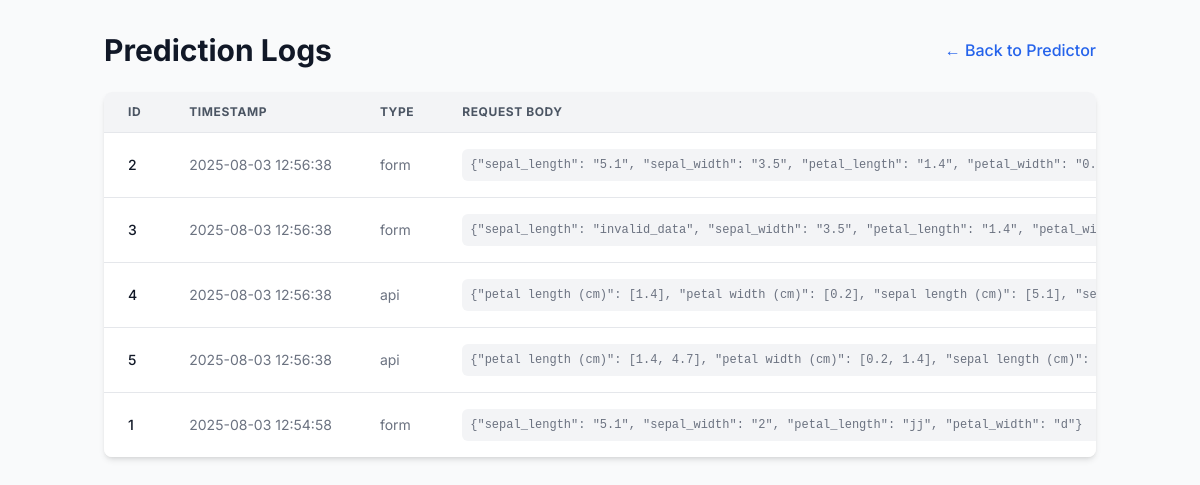
/view_logs, run on an earlier commit of the app's database.
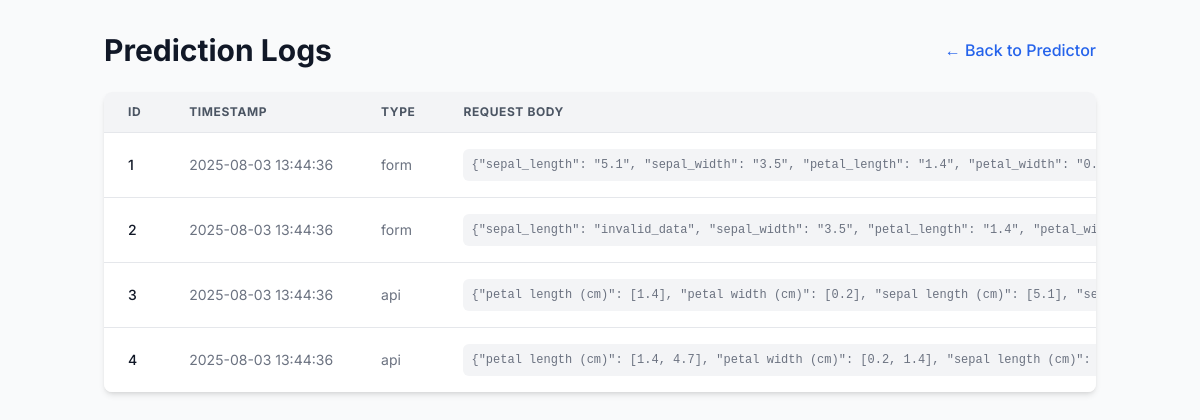
And on a later commit of the database.
### tables this page shows
CREATE TABLE predictions (
  id INTEGER PRIMARY KEY AUTOINCREMENT,
  timestamp DATETIME DEFAULT CURRENT_TIMESTAMP,
  request_type TEXT NOT NULL,
  request_body TEXT NOT NULL,
  prediction_output TEXT NOT NULL,
  status TEXT NOT NULL
);

### app/Iris_predictor.py (the view)
@app.route('/view_logs')
def view_logs_html():
    logs = database.query_logs()
    return render_template('logs.html', logs=logs)

### app/Iris_predictor.py (called while the page is built)
@app.before_request
def before_request_timing():
    g.start_time = time.monotonic()

@app.after_request
def after_request_timing(response):
    if 'start_time' in g:
        duration_ms = (time.monotonic() - g.start_time) * 1000
        response_times.append(duration_ms)
    return response

### app/database.py (called while the page is built)
def get_db():
    if 'db' not in g:
        os.makedirs(DATABASE_FOLDER, exist_ok=True)
        g.db = sqlite3.connect(DATABASE_PATH, detect_types=sqlite3.PARSE_DECLTYPES)
        g.db.row_factory = sqlite3.Row
    return g.db

def query_logs():
    db = get_db()
    logs = db.execute(
        'SELECT id, timestamp, request_type, request_body, prediction_output, status '
        'FROM predictions ORDER BY timestamp DESC'
    ).fetchall()
    return [dict(log) for log in logs]

### app/templates/logs.html (shortened to what this page needs)
<!DOCTYPE html>
<html lang="en">
<head>
    <script src="https://cdn.tailwindcss.com"></script>
</head>
<body class="bg-gray-50 text-gray-800">
    <div class="container mx-auto px-4 py-8">
        <div class="flex justify-between items-center mb-6">
            <h1 class="text-3xl font-bold text-gray-900">Prediction Logs</h1>
            <a href="/" class="text-blue-600 hover:text-blue-800 font-medium transition-colors"> &larr; Back to Predictor</a>
        </div>
        <div class="bg-white shadow-md rounded-lg overflow-hidden">
            <div class="overflow-x-auto">
                <table class="min-w-full divide-y divide-gray-200">
                    <thead class="bg-gray-100">
                        <tr>
                            <th scope="col" class="px-6 py-3 text-left text-xs font-bold text-gray-600 uppercase tracking-wider">ID</th>
                            <th scope="col" class="px-6 py-3 text-left text-xs font-bold text-gray-600 uppercase tracking-wider">Timestamp</th>
                            <th scope="col" class="px-6 py-3 text-left text-xs font-bold text-gray-600 uppercase tracking-wider">Type</th>
                            <th scope="col" class="px-6 py-3 text-left text-xs font-bold text-gray-600 uppercase tracking-wider">Request Body</th>
                        </tr>
                    </thead>
                    <tbody class="bg-white divide-y divide-gray-200">
                        {% for log in logs %}
                        <tr>
                            <td class="px-6 py-4 whitespace-nowrap text-sm font-medium text-gray-900">{{ log.id }}</td>
                            <td class="px-6 py-4 whitespace-nowrap text-sm text-gray-500">{{ log.timestamp }}</td>
                            <td class="px-6 py-4 whitespace-nowrap text-sm text-gray-500">{{ log.request_type }}</td>
                            <td class="px-6 py-4 text-sm text-gray-500"><pre class="bg-gray-100 p-2 rounded-md font-mono text-xs">{{ log.request_body }}</pre></td>
                        </tr>
                        {% endfor %}
                    </tbody>
                </table>
            </div>
        </div>
    </div>
</body>
</html>

### app/templates/logs.html (style rules this page uses)
body { font-family: 'Inter', sans-serif; }

What changed in the data, as far as the page shows it:
removed predictions: id "5", timestamp "2025-08-03 12:56:38", request_type "api", request_body "{\"petal length (cm)\": [1.4, 4.7], \"petal width (cm)\": [0.2, 1.4], \"sepal length (cm)\":…"
changed predictions id 1: timestamp "2025-08-03 12:54:58" → "2025-08-03 13:44:36"; request_body "{\"sepal_length\": \"5.1\", \"sepal_width\": \"2\", \"petal_length\": \"jj\", \"petal_width\": \"d\"}" → "{\"sepal_length\": \"5.1\", \"sepal_width\": \"3.5\", \"petal_length\": \"1.4\", \"petal_width\":…"; moves up the list
changed predictions id 2: timestamp "2025-08-03 12:56:38" → "2025-08-03 13:44:36"; request_body "{\"sepal_length\": \"5.1\", \"sepal_width\": \"3.5\", \"petal_length\": \"1.4\", \"petal_width\":…" → "{\"sepal_length\": \"invalid_data\", \"sepal_width\": \"3.5\", \"petal_length\": \"1.4\",…"
changed predictions id 3: timestamp "2025-08-03 12:56:38" → "2025-08-03 13:44:36"; request_type "form" → "api"; request_body "{\"sepal_length\": \"invalid_data\", \"sepal_width\": \"3.5\", \"petal_length\": \"1.4\",…" → "{\"petal length (cm)\": [1.4], \"petal width (cm)\": [0.2], \"sepal length (cm)\": [5.1],…"
changed predictions id 4: timestamp "2025-08-03 12:56:38" → "2025-08-03 13:44:36"; request_body "{\"petal length (cm)\": [1.4], \"petal width (cm)\": [0.2], \"sepal length (cm)\": [5.1],…" → "{\"petal length (cm)\": [1.4, 4.7], \"petal width (cm)\": [0.2, 1.4], \"sepal length (cm)\":…"
